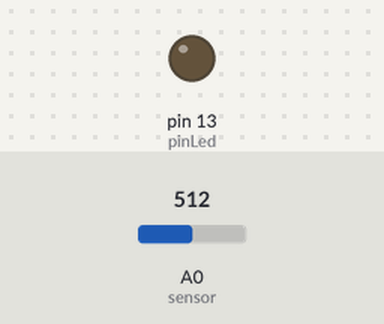
Bench run of a sketch on a simulated Arduino Uno, built with avr-gcc and run on an emulated ATmega328P. On the bench: output pins drawn as LEDs (lit = HIGH). Inputs (shaded band) come from the test bench; at power-on: A0 (sensor) = 512.

Above: at 1.2 s.
1.3 s: A0 (sensor) set to 17
2.8 s: A0 (sensor) set to 12
At 3.8 s:
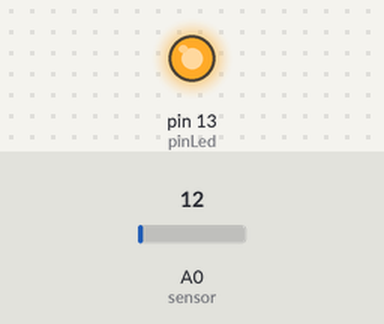
4.3 s: A0 (sensor) set to 122
At 5.0 s:
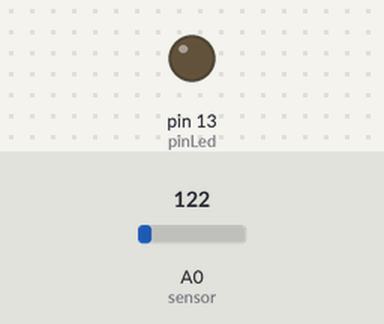
5.8 s: A0 (sensor) set to 5
At 6.1 s:
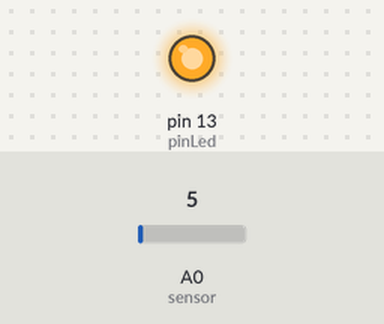
Timing chart, 0 to 8.3 s (numbered marks = the images above; inputs shaded):
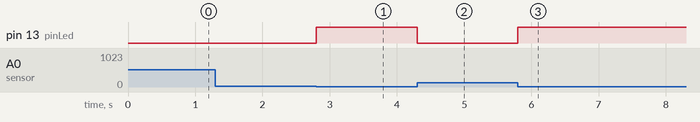

Measured:
- the behaviour switches between 15 and 14 on A0 (sensor) (found by bisection; images 0 and 1)
- after the input at 1.3 s, every drawn part: stays the same
- after the input at 2.8 s, pin 13 (pinLed): LOW → HIGH at once
- after the input at 4.3 s, pin 13 (pinLed): HIGH → LOW at once
- after the input at 5.8 s, pin 13 (pinLed): LOW → HIGH at once

The sketch:

lightsensor.ino
```cpp
const int sensor = 0;
const int pinLed = 13;

void setup(){
  pinMode(pinLed, OUTPUT);
}

void loop(){
  if(analogRead(sensor) < 15){
    digitalWrite(pinLed, HIGH);
  } else {
    digitalWrite(pinLed, LOW);
  }
}
```
